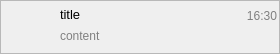
<?xml version="1.0" encoding="UTF-8"?>
<ui version="4.0">
 <class>message</class>
 <widget class="QWidget" name="message">
  <property name="geometry">
   <rect>
    <x>0</x>
    <y>0</y>
    <width>280</width>
    <height>54</height>
   </rect>
  </property>
  <property name="windowTitle">
   <string>Form</string>
  </property>
  <widget class="QFrame" name="frame">
   <property name="geometry">
    <rect>
     <x>0</x>
     <y>0</y>
     <width>280</width>
     <height>54</height>
    </rect>
   </property>
   <property name="maximumSize">
    <size>
     <width>300</width>
     <height>54</height>
    </size>
   </property>
   <property name="styleSheet">
    <string notr="true">QFrame:hover
{
	background-color: rgb(221, 234, 246);
	border-color: rgb(221, 234, 246);
}</string>
   </property>
   <property name="frameShape">
    <enum>QFrame::StyledPanel</enum>
   </property>
   <property name="frameShadow">
    <enum>QFrame::Raised</enum>
   </property>
   <widget class="QLabel" name="title">
    <property name="geometry">
     <rect>
      <x>60</x>
      <y>6</y>
      <width>181</width>
      <height>16</height>
     </rect>
    </property>
    <property name="font">
     <font>
      <family>Arial</family>
      <pointsize>10</pointsize>
      <weight>9</weight>
      <italic>false</italic>
      <bold>false</bold>
     </font>
    </property>
    <property name="styleSheet">
     <string notr="true">font: 75 10pt &quot;微软雅黑&quot;;</string>
    </property>
    <property name="text">
     <string>title</string>
    </property>
   </widget>
   <widget class="QLabel" name="content">
    <property name="geometry">
     <rect>
      <x>60</x>
      <y>28</y>
      <width>211</width>
      <height>16</height>
     </rect>
    </property>
    <property name="font">
     <font>
      <family>Arial</family>
      <pointsize>9</pointsize>
      <weight>50</weight>
      <italic>false</italic>
      <bold>false</bold>
     </font>
    </property>
    <property name="styleSheet">
     <string notr="true">color: rgb(128, 128, 128);
font: 9pt &quot;微软雅黑&quot;;</string>
    </property>
    <property name="text">
     <string>content</string>
    </property>
    <property name="textFormat">
     <enum>Qt::RichText</enum>
    </property>
   </widget>
   <widget class="QLabel" name="time">
    <property name="geometry">
     <rect>
      <x>246</x>
      <y>6</y>
      <width>31</width>
      <height>20</height>
     </rect>
    </property>
    <property name="font">
     <font>
      <family>Arial</family>
      <pointsize>9</pointsize>
      <weight>50</weight>
      <italic>false</italic>
      <bold>false</bold>
     </font>
    </property>
    <property name="styleSheet">
     <string notr="true">color: rgb(128, 128, 128);
font: 9pt &quot;微软雅黑&quot;;</string>
    </property>
    <property name="text">
     <string>16:30</string>
    </property>
    <property name="textFormat">
     <enum>Qt::RichText</enum>
    </property>
    <property name="alignment">
     <set>Qt::AlignRight|Qt::AlignTrailing|Qt::AlignVCenter</set>
    </property>
   </widget>
   <widget class="QLabel" name="image">
    <property name="geometry">
     <rect>
      <x>3</x>
      <y>3</y>
      <width>48</width>
      <height>48</height>
     </rect>
    </property>
    <property name="text">
     <string/>
    </property>
   </widget>
  </widget>
 </widget>
 <resources/>
 <connections/>
</ui>
